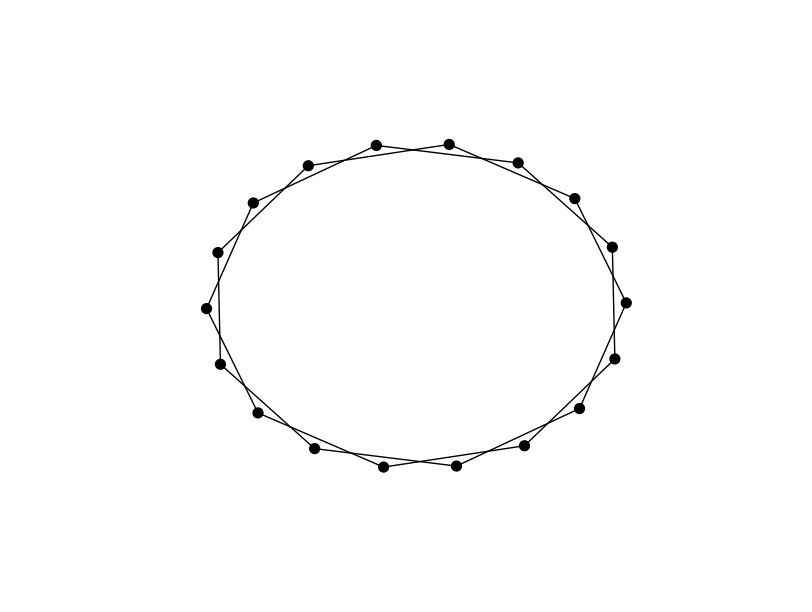

The script that saved this image:
#!/usr/bin/env python
# I wish I had payed more attention in my calculus class
# when I was at school. Could have saved me ages.

from math import sin,cos,pi
import matplotlib.pyplot as plt
import networkx as nx
from numpy import array


# use radians instead of degrees - OBVIOUSLY!!
list_radians = [0]

# from degrees to radians, the 0 is already included so
# we don't make the universe collapse by dividing by zero.
for i in range(0, 360, 20):
    float_div = 180.0/(i+1)
    list_radians.append(pi/float_div)

# list of coordinates for each point
list_x2_axis = []
list_y2_axis = []

# calculate coordinates
# and append to above list
for a in list_radians:
    list_x2_axis.append(cos(a))
    list_y2_axis.append(sin(a))

# list_x2_axis.pop()
# list_y2_axis.pop()
list_x2_axis = list_x2_axis[1:]
list_y2_axis = list_y2_axis[1:]
print len(list_x2_axis)

# set axis limits
plt.xlim(-1.5,1.5)
plt.ylim(-1.5,1.5)

G = nx.Graph()
nodes = range(1, 19)
G.add_nodes_from(nodes)
pos = nx.spring_layout(G)
for i in range(1, 19):
    pos[i] = array([list_x2_axis[i - 1], list_y2_axis[i - 1]])

print pos

edges = []
for i in range(1, 19):
    edges.append((i, i + 2))

edges = edges[0:-2]
edges.append((17, 1))
edges.append((18, 2))
for i in range(1, 19):
    edges.append((i, i + 1))
edges = edges[0:-1]
edges.append((18, 1))

nx.draw_networkx_nodes(G, pos, nodelist=nodes, node_color='k', node_size=50, alpha=1)
nx.draw_networkx_edges(G, pos, width=1.0, alpha=0.5)
nx.draw_networkx_edges(G, pos, edgelist=edges, width=1.0, alpha=1)

# plot the coordinates
# plt.plot(list_x2_axis,list_y2_axis,c='r')
# plt.plot(list_x2_axis,list_y2_axis,'k*')

# show the plot
plt.axis('off')
plt.savefig("sw.png")
plt.show()
